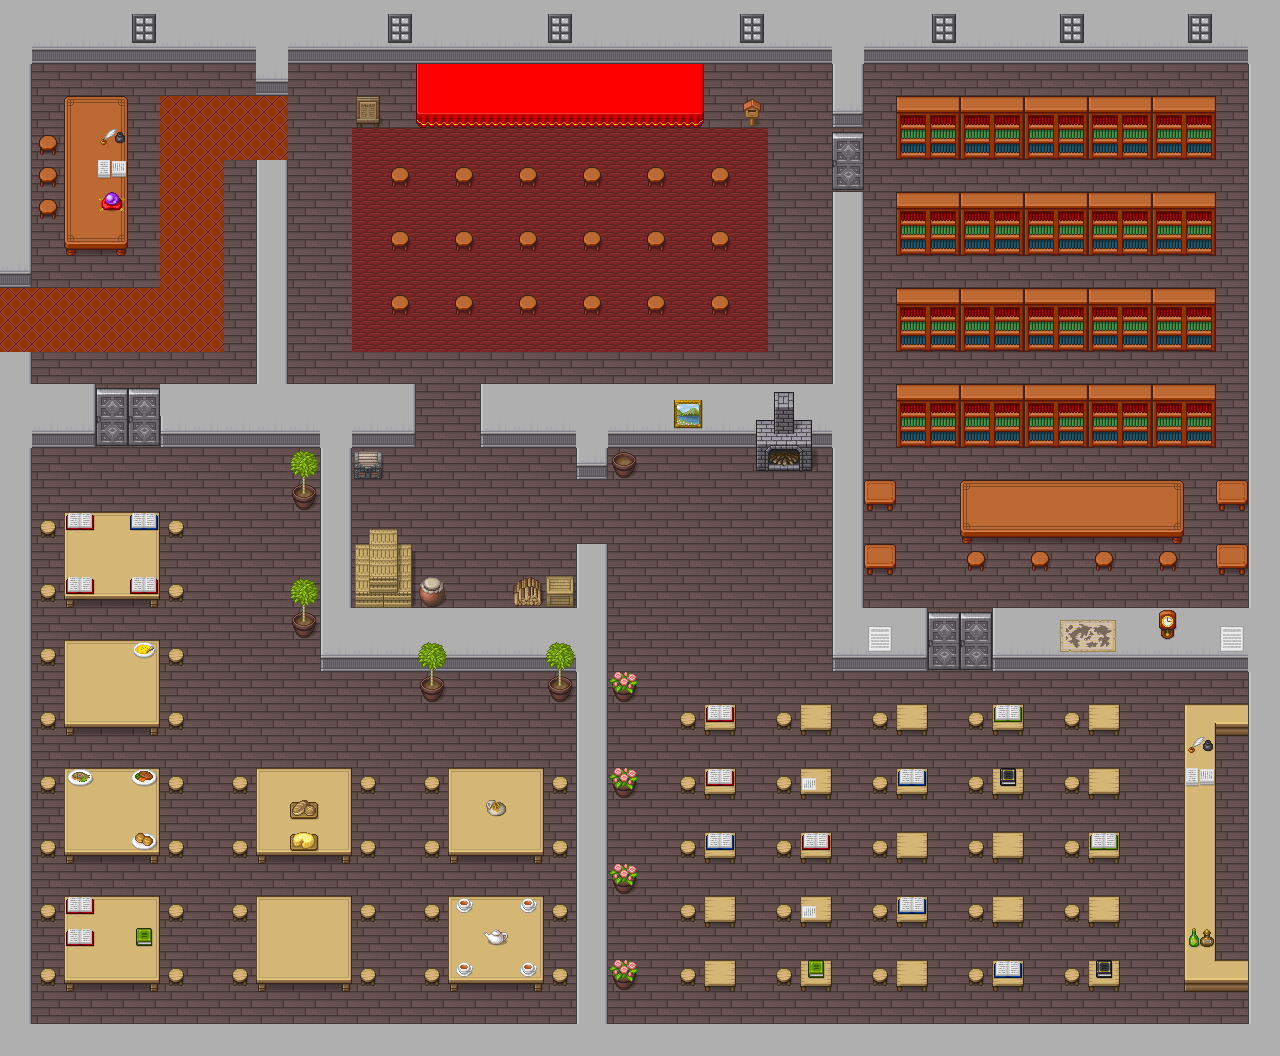

A 2D game scene composited from a Tiled map and its tileset images. What follows is a short description and the map's XML, with each tile layer's data collapsed to a summary:
An orthogonal 40x33 tile map with 32x32 px tiles, 4 tile layers (Floor, wall, Furniture, Item), 5 tilesets and 15 objects.

<map version="1.10" tiledversion="1.11.0" orientation="orthogonal" renderorder="right-down" width="40" height="33" tilewidth="32" tileheight="32" infinite="0" nextlayerid="13" nextobjectid="60">
 <tileset firstgid="1" source="[Base]BaseChip_pipo.tsx" />
 <tileset firstgid="1001" source="[A]Water_pipo.tsx" />
 <tileset firstgid="4073" source="[A]Dirt_pipo.tsx" />
 <tileset firstgid="4409" source="[A]Flower_pipo.tsx" />
 <tileset firstgid="4505" source=".../maps/[Base]BaseChip_pipo.tsx" />
 <layer id="7" name="Floor" width="40" height="33">
  <data>[1320 cells, 1320 non-empty, 1 distinct tile ids]</data>
 </layer>
 <layer id="11" name="wall" width="40" height="33">
  <data>[1320 cells, 312 non-empty, 10 distinct tile ids]</data>
 </layer>
 <layer id="8" name="Furniture" width="40" height="33">
  <data>[1320 cells, 443 non-empty, 58 distinct tile ids]</data>
 </layer>
 <layer id="9" name="Item" width="40" height="33">
  <data>[1320 cells, 90 non-empty, 33 distinct tile ids]</data>
 </layer>
 <objectgroup id="3" name="Object Layer 1" offsetx="1" offsety="0" />
 <objectgroup id="12" name="Collision Layer" visible="0">
  <object id="44" x="0" y="0" width="32" height="286">
   <properties>
    <property name="collision" type="color" value="#ffbebebe" />
   </properties>
  </object>
  <object id="45" x="0" y="352" width="32" height="704">
   <properties>
    <property name="collision" type="color" value="#ffbebebe" />
   </properties>
  </object>
  <object id="46" x="32" y="0" width="1248" height="64">
   <properties>
    <property name="collision" type="color" value="#ffbebebe" />
   </properties>
  </object>
  <object id="47" x="1248" y="64" width="32" height="960">
   <properties>
    <property name="collision" type="color" value="#ffbebebe" />
   </properties>
  </object>
  <object id="48" x="32" y="1024" width="1248" height="32">
   <properties>
    <property name="collision" type="color" value="#ffbebebe" />
   </properties>
  </object>
  <object id="49" x="832" y="64" width="32" height="608">
   <properties>
    <property name="collision" type="color" value="#ffbebebe" />
   </properties>
  </object>
  <object id="50" x="864" y="608" width="384" height="64">
   <properties>
    <property name="collision" type="color" value="#ffbebebe" />
   </properties>
  </object>
  <object id="51" x="320" y="608" width="256" height="64">
   <properties>
    <property name="collision" type="color" value="#ffbebebe" />
   </properties>
  </object>
  <object id="52" x="32" y="384" width="384" height="64">
   <properties>
    <property name="collision" type="color" value="#ffbebebe" />
   </properties>
  </object>
  <object id="53" x="480" y="384" width="352" height="64">
   <properties>
    <property name="collision" type="color" value="#ffbebebe" />
   </properties>
  </object>
  <object id="54" x="256" y="160" width="32" height="224">
   <properties>
    <property name="collision" type="color" value="#ffbebebe" />
   </properties>
  </object>
  <object id="55" x="320" y="448" width="32" height="160">
   <properties>
    <property name="collision" type="color" value="#ffbebebe" />
   </properties>
  </object>
  <object id="57" x="576" y="544" width="32" height="480">
   <properties>
    <property name="collision" type="color" value="#ffbebebe" />
   </properties>
  </object>
  <object id="58" x="256" y="64" width="32" height="32">
   <properties>
    <property name="collision" type="color" value="#ffbebebe" />
   </properties>
  </object>
  <object id="59" x="576" y="448" width="32" height="32">
   <properties>
    <property name="collision" type="color" value="#ffbebebe" />
   </properties>
  </object>
 </objectgroup>
</map>
